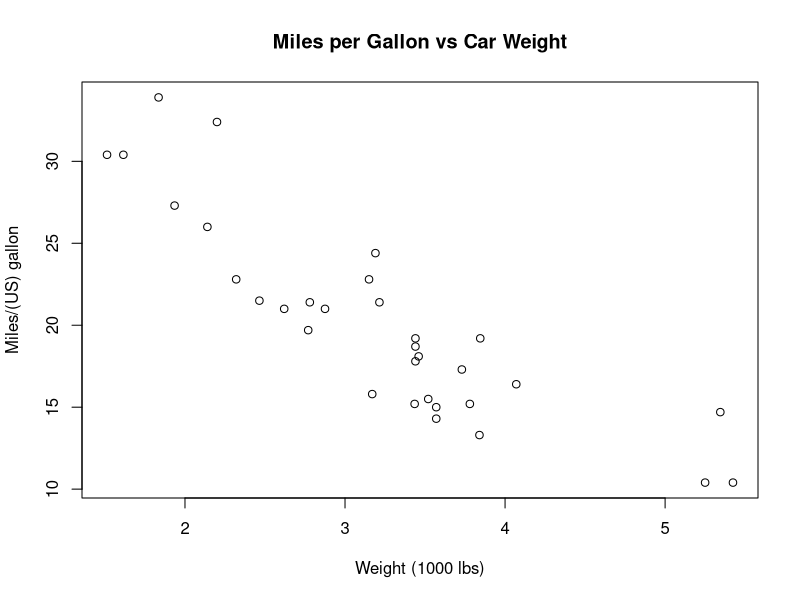

This figure's R source:
## ---- chunk 1
knitr::opts_chunk$set(echo = TRUE)
## ---- chunk 2
summary(mtcars)
## ---- chunk 3
plot(mtcars$wt, mtcars$mpg, main="Miles per Gallon vs Car Weight",
     xlab="Weight (1000 lbs)", ylab="Miles/(US) gallon")
## ---- chunk 4
library(knitr)
kable(mtcars[1:6,],caption = "Table 1: A subset of the mtcars dataset")
